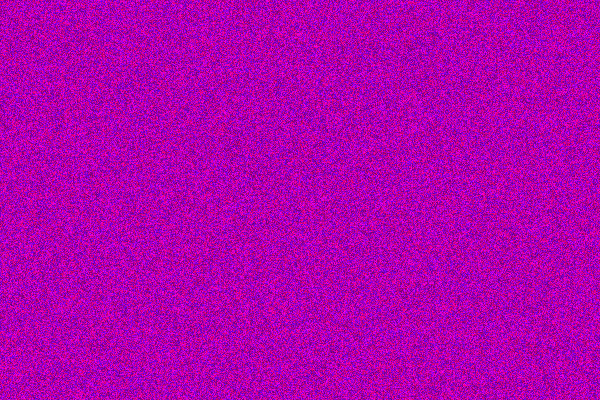
Frame 1 (no input)
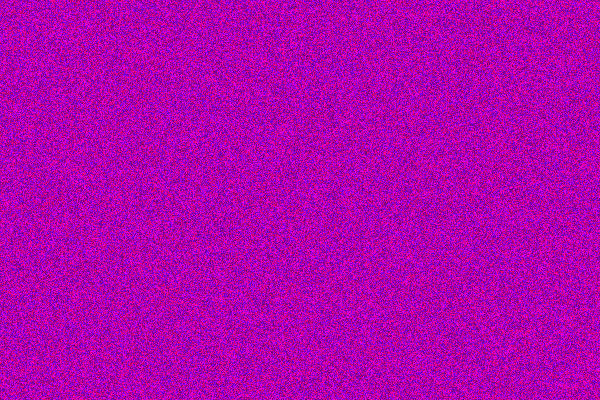
Frame 60 (the mouse pressed at the canvas centre just before this capture)
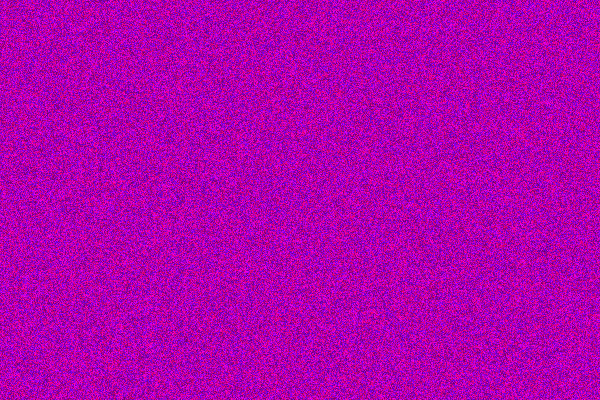
Frame 120 (the mouse held since frame 60 and released just before this capture)

The Processing sketch that drew these frames (run headless with seeded random() and noise(); from frame 60 on, the mouse is pressed at the canvas centre):

// Processing sketch: pixles_1
// ── pixles_1.pde
//Pixels are the best way to examine and manipulate images at the ground level.
//set(x,y,color) paints the pixel at (x,y) with the specified colour. 
//But set(x,y,color) is slow in working.
//So we use the inbuilt default array of pixels.
//Before using the function e need to call the functions loadPixels() to load the pixles.
//After manipulating the pixels, call the function updatePixels() to apply changes.

//Pixels array contains pixels as:
//   1   2   3   4   5   6   7   8   9   10
//   11  12  13  14  15  16  17  18  19  20
//   21  22  23  24  25  26  27  28  29  30

//So its is not a convenient way to control a pixel at a (x,y) location.
//Hence we use a simple formula, for example if we want to use pixel at (x,y) - 
// - we write 'pixels[x+y*width] = color(r,g,b);'
//For greator convenience, use the variable: ' int loc = x+y*width; '

void setup()
{
  size(600,400);
  background(0);
}

void draw()
{
  loadPixels();
  for(int i=0;i<pixels.length;i++)
  {
    set(i,100,color(255));
    pixels[i] = color(random(100,250),0,random(100,250)); 
  }
  updatePixels();
}
